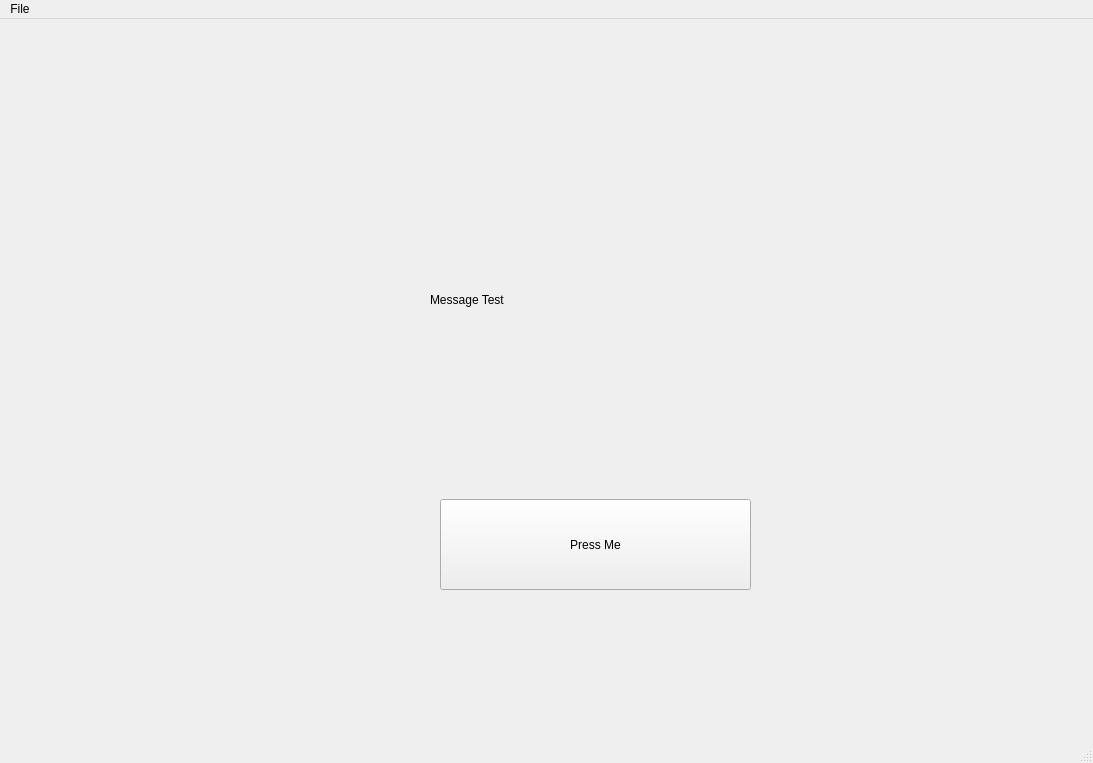
<?xml version="1.0" encoding="UTF-8"?>
<ui version="4.0">
 <class>MainWindow</class>
 <widget class="QMainWindow" name="MainWindow">
  <property name="geometry">
   <rect>
    <x>0</x>
    <y>0</y>
    <width>1093</width>
    <height>763</height>
   </rect>
  </property>
  <property name="windowTitle">
   <string>MainWindow</string>
  </property>
  <widget class="QWidget" name="centralwidget">
   <widget class="QPushButton" name="button_PressMe">
    <property name="geometry">
     <rect>
      <x>440</x>
      <y>480</y>
      <width>311</width>
      <height>91</height>
     </rect>
    </property>
    <property name="text">
     <string>Press Me</string>
    </property>
   </widget>
   <widget class="QLabel" name="label_testMessage">
    <property name="geometry">
     <rect>
      <x>430</x>
      <y>200</y>
      <width>251</width>
      <height>161</height>
     </rect>
    </property>
    <property name="mouseTracking">
     <bool>false</bool>
    </property>
    <property name="text">
     <string>Message Test</string>
    </property>
   </widget>
  </widget>
  <widget class="QMenuBar" name="menubar">
   <property name="geometry">
    <rect>
     <x>0</x>
     <y>0</y>
     <width>1093</width>
     <height>21</height>
    </rect>
   </property>
   <widget class="QMenu" name="menuFIle">
    <property name="title">
     <string>File</string>
    </property>
   </widget>
   <addaction name="menuFIle"/>
  </widget>
  <widget class="QStatusBar" name="statusbar"/>
 </widget>
 <resources/>
 <connections/>
</ui>
